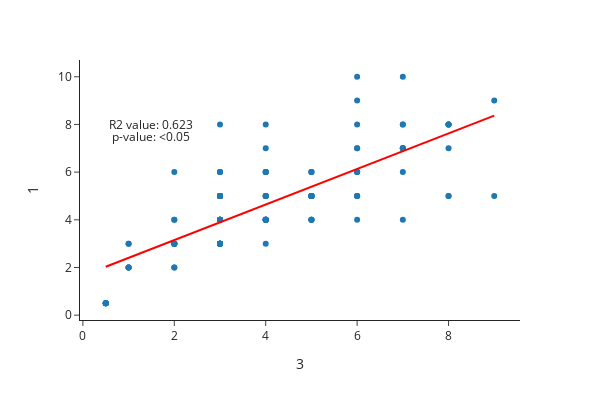

The code cell stored with this chart in its notebook:
### Code cell
fig = px.scatter(lampsilis_clean,
    x="Z age",
    y="L age",
#     color="ager",
     labels={
        "Z age": "3",
        "L age": "1",
                 },
    width=600,
    height=400,           
    template="simple_white",
    trendline="ols",
    trendline_color_override="red"

)
fig.add_annotation(x=1.5, y=8,
                  text="R2 value: 0.623",
                   align= "left",
                  showarrow=False)
fig.add_annotation(x=1.5, y=7.5,
                  text="p-value: <0.05",
                  align="left",
                  showarrow=False)

# # linear regression
# regline = sm.OLS(lampsilis_clean["B age"],sm.add_constant(lampsilis_clean["Z age"])).fit().fittedvalues

# # add linear regression line for whole sample
# fig.add_traces(go.Scatter(x=lampsilis_clean["Z age"], y=regline,
#                           mode = 'lines',
#                           marker_color='red',
#                           name='trendline',
#                         )
#                           )

fig.write_image("images/Z_L_teres.png")
fig

### Figure 1 — Plotly figure (JSON) as saved in the notebook; plotly's stock layout.template omitted (floating-point values rounded to 4 significant figures)
{"data": [{"hovertemplate": "3=%{x}<br>1=%{y}<extra></extra>", "legendgroup": "", "marker": {"color": "#1F77B4", "symbol": "circle"}, "mode": "markers", "name": "", "orientation": "v", "showlegend": false, "type": "scatter", "x": [5, 6, 4, 4, 3, 4, 1, 5, 8, 8, 3, 5, 5, 3, 9, 4, 3, 7, 5, 5, 6, 7, 5, 3, 5, 8, 5, 4, 8, 9, 3, 6, 2, 3, 8, 6, 7, 3, 1, 1, 1, 0.5, 7, 3, 5, 3, 3, 4, 2, 5, 7, 3, 1, 8, 5, 6, 8, 6, 5, 4, 3, 2, 3, 3, 3, 4, 3, 3, 1, 3, 3, 4, 7, 2, 3, 6, 4, 2, 7, 7, 4, 4, 2, 2, 3, 6, 5, 3, 6, 6, 3, 5, 4, 2, 4, 5, 3, 3, 2, 3, 2, 4, 4, 2, 3, 3, 3, 4, 3, 3, 4, 4, 7, 4, 3, 3, 5, 6, 4, 6, 0.5, 0.5, 0.5, 0.5, 0.5, 0.5, 2], "xaxis": "x", "y": [5, 9, 4, 5, 3, 4, 2, 5, 8, 8, 5, 5, 6, 3, 9, 5, 6, 7, 5, 5, 5, 8, 5, 5, 4, 7, 5, 4, 5, 5, 5, 10, 3, 5, 8, 7, 10, 4, 3, 3, 2, 0.5, 4, 5, 4, 4, 3, 6, 3, 6, 6, 4, 2, 5, 5, 5, 8, 7, 4, 5, 5, 3, 3, 3, 4, 6, 3, 5, 2, 5, 8, 8, 7, 3, 3, 6, 7, 4, 7, 8, 4, 5, 4, 3, 4, 5, 5, 6, 6, 8, 3, 4, 4, 2, 3, 6, 3, 6, 2, 4, 3, 6, 4, 3, 5, 3, 3, 4, 5, 3, 5, 6, 7, 4, 5, 4, 5, 6, 4, 4, 0.5, 0.5, 0.5, 0.5, 0.5, 0.5, 6], "yaxis": "y"}, {"hovertemplate": "<b>OLS trendline</b><br>L age = 0.746059 * Z age + 1.65668<br>R<sup>2</sup>=0.584560<br><br>3=%{x}<br>1=%{y} <b>(trend)</b><extra></extra>", "legendgroup": "", "line": {"color": "red"}, "marker": {"color": "#1F77B4", "symbol": "circle"}, "mode": "lines", "name": "", "showlegend": false, "type": "scatter", "x": [0.5, 0.5, 0.5, 0.5, 0.5, 0.5, 0.5, 1, 1, 1, 1, 1, 1, 2, 2, 2, 2, 2, 2, 2, 2, 2, 2, 2, 2, 3, 3, 3, 3, 3, 3, 3, 3, 3, 3, 3, 3, 3, 3, 3, 3, 3, 3, 3, 3, 3, 3, 3, 3, 3, 3, 3, 3, 3, 3, 3, 3, 3, 3, 4, 4, 4, 4, 4, 4, 4, 4, 4, 4, 4, 4, 4, 4, 4, 4, 4, 4, 4, 4, 4, 5, 5, 5, 5, 5, 5, 5, 5, 5, 5, 5, 5, 5, 5, 5, 5, 5, 6, 6, 6, 6, 6, 6, 6, 6, 6, 6, 6, 6, 7, 7, 7, 7, 7, 7, 7, 7, 7, 8, 8, 8, 8, 8, 8, 8, 9, 9], "xaxis": "x", "y": [2.03, 2.03, 2.03, 2.03, 2.03, 2.03, 2.03, 2.403, 2.403, 2.403, 2.403, 2.403, 2.403, 3.149, 3.149, 3.149, 3.149, 3.149, 3.149, 3.149, 3.149, 3.149, 3.149, 3.149, 3.149, 3.895, 3.895, 3.895, 3.895, 3.895, 3.895, 3.895, 3.895, 3.895, 3.895, 3.895, 3.895, 3.895, 3.895, 3.895, 3.895, 3.895, 3.895, 3.895, 3.895, 3.895, 3.895, 3.895, 3.895, 3.895, 3.895, 3.895, 3.895, 3.895, 3.895, 3.895, 3.895, 3.895, 3.895, 4.641, 4.641, 4.641, 4.641, 4.641, 4.641, 4.641, 4.641, 4.641, 4.641, 4.641, 4.641, 4.641, 4.641, 4.641, 4.641, 4.641, 4.641, 4.641, 4.641, 4.641, 5.387, 5.387, 5.387, 5.387, 5.387, 5.387, 5.387, 5.387, 5.387, 5.387, 5.387, 5.387, 5.387, 5.387, 5.387, 5.387, 5.387, 6.133, 6.133, 6.133, 6.133, 6.133, 6.133, 6.133, 6.133, 6.133, 6.133, 6.133, 6.133, 6.879, 6.879, 6.879, 6.879, 6.879, 6.879, 6.879, 6.879, 6.879, 7.625, 7.625, 7.625, 7.625, 7.625, 7.625, 7.625, 8.371, 8.371], "yaxis": "y"}], "layout": {"annotations": [{"align": "left", "showarrow": false, "text": "R2 value: 0.623", "x": 1.5, "y": 8}, {"align": "left", "showarrow": false, "text": "p-value: <0.05", "x": 1.5, "y": 7.5}], "height": 400, "legend": {"tracegroupgap": 0}, "margin": {"t": 60}, "width": 600, "xaxis": {"anchor": "y", "domain": [0, 1], "title": {"text": "3"}}, "yaxis": {"anchor": "x", "domain": [0, 1], "title": {"text": "1"}}}}
